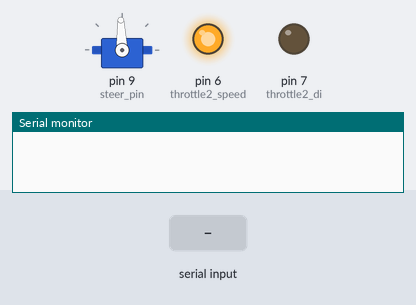
The sketch below on a simulated Arduino Uno, built with avr-gcc and run on an emulated ATmega328P. On the bench: servo, output pins drawn as LEDs (lit = HIGH), the last lines printed to the serial monitor. The test bench sets the inputs (shaded band).

Above: at 1.2 s.
1.3 s: "90,45\n" received over Serial
At 1.6 s:
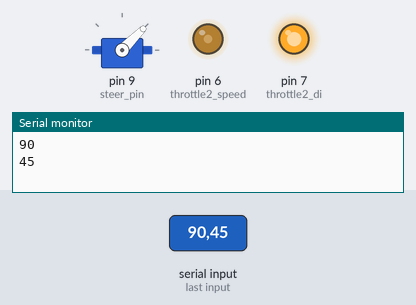
2.8 s: "30,150\n" received over Serial
At 4.0 s:
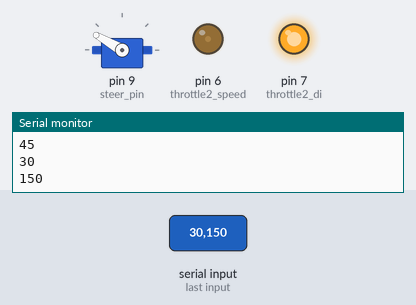
4.3 s: "5\n" received over Serial
At 5.7 s:
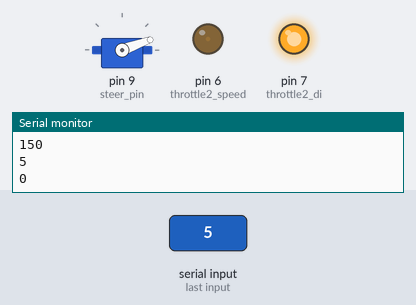
6.8 s: "200\n" received over Serial
At 8.9 s:
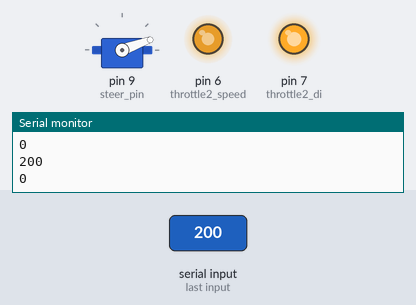
9.3 s: "1,90\n" received over Serial
At 10.1 s:
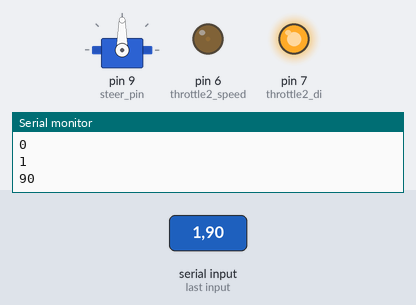
10.8 s: "90\n" received over Serial
At 13.2 s:
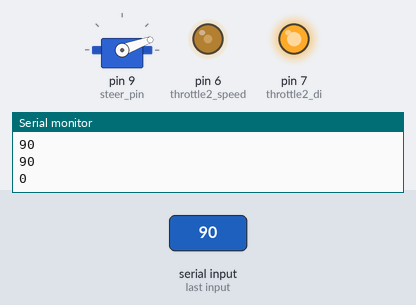
Timing chart, 0 to 14.3 s (numbered marks = the images above; inputs shaded):
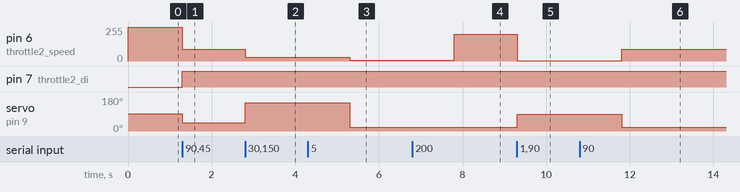

The sketch:

rc_control.ino
```cpp
#include <stdio.h>
#include <math.h>
#include <Servo.h>
/*
 #Steps:
 1.Connect the M1_PWM & M2_PWM to UNO digital 5 & 6
 2.Connect the M1_EN & M2_EN to UNO digital 4 & 7
 3.Connect +5V & GND to UNO 5V & GND

 # Function for current sense and diagnosis,if you want to use
 please connect the IS pins to Arduino
 Connect LA_IS & RA_IS to UNO digital 2
 Connect LB_IS & RB_IS to UNO digital 3
 */
//#define DEBUG
#define DEF_SPEED 100
#define DEF_STEER 92
#define throttle2_speed 6     //M2 Speed Control
#define throttle2_di 7     //M2 Direction Control
#define steer_pin 9

Servo servo;
int steer_val = DEF_STEER;
int speed_val = DEF_SPEED;

void stop(void)                    //Stop
{
  digitalWrite(throttle2_speed,0);
  digitalWrite(throttle2_di,LOW);
}

void move(int speed, int steer)
{
 if(speed < 0){
  speed = speed*(-1);
  analogWrite (throttle2_speed,speed);
  digitalWrite(throttle2_di,LOW);
 }
 else{
  analogWrite (throttle2_speed,speed);    0,
  digitalWrite(throttle2_di,HIGH);
 }

 if(steer < 20)
  steer = 20;
 else if(steer > 165)
  steer = 165;

 servo.write(steer);

}

/*
void current_sense()                  // current sense and diagnosis
{
  int val1=digitalRead(2);
  int val2=digitalRead(3);
  if(val1==HIGH || val2==HIGH){
    counter++;
    if(counter==3){
      counter=0;
      Serial.println("Warning");
    }
  }
}
*/

void setup(void)
{
  pinMode(6, OUTPUT);
  pinMode(7, OUTPUT);
  Serial.begin(19200);      //Set Baud Rate
  //Serial.println("Run keyboard control");
  analogWrite (throttle2_speed,0);
  digitalWrite(throttle2_speed,HIGH);
  servo.attach(steer_pin);
  servo.write(steer_val);
  //pinMode(2,INPUT);
  //pinMode(3,INPUT);
}

void loop(void)
{
  if(Serial.available()){
   //ex : 200,150,
    speed_val = Serial.parseInt();
    steer_val = Serial.parseInt();
    int buf = Serial.read();
    move(speed_val, steer_val);
    Serial.println(speed_val);
    Serial.println(steer_val);
  }
}
```

Measured:
- after the input at 1.3 s, pin 6 (throttle2_speed): 255/255 → 90/255 at once; pin 7 (throttle2_di): LOW → HIGH at once; servo on pin 9 (steer_pin): 92° → 45° at once
- after the input at 2.8 s, pin 6 (throttle2_speed): 90/255 → 30/255 at once; servo on pin 9 (steer_pin): 45° → 150° at once
- after the input at 4.3 s, pin 6 (throttle2_speed): 30/255 → 5/255 after 1.0 s; servo on pin 9 (steer_pin): 150° → 20° after 1.0 s
- after the input at 6.8 s, pin 6 (throttle2_speed): 5/255 → 200/255 after 1.0 s
- after the input at 9.3 s, pin 6 (throttle2_speed): 200/255 → 1/255 at once; servo on pin 9 (steer_pin): 20° → 90° at once
- after the input at 10.8 s, pin 6 (throttle2_speed): 1/255 → 90/255 after 1.0 s; servo on pin 9 (steer_pin): 90° → 20° after 1.0 s
